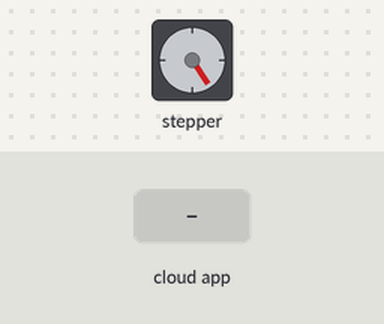
This sketch was run on a simulated ESP8266 (NodeMCU). On the bench: stepper motor. Inputs (shaded band) come from the test bench. WiFi joins after 1.5 s; servers stay silent unless stated; the Firebase database answers and starts empty; stepper angles assume 64 steps per turn; what the sketch prints to the serial monitor is not drawn.

Above: at 3.2 s.
3.3 s: the phone or cloud app sets pagarGeser to 1
At 4.4 s:
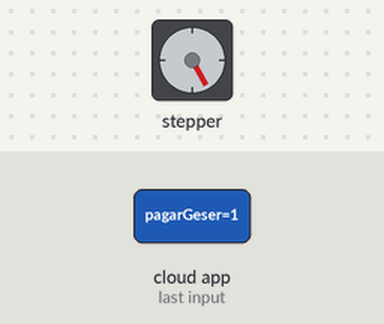
12.3 s: the phone or cloud app sets pagarGeser to 0
At 14.9 s:
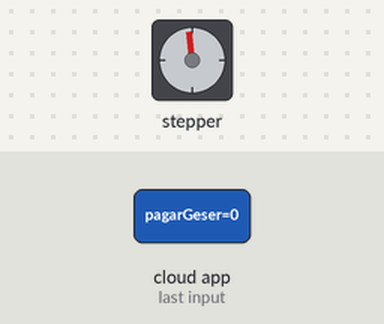
Timing chart, 0 to 24.3 s (numbered marks = the images above; inputs shaded):
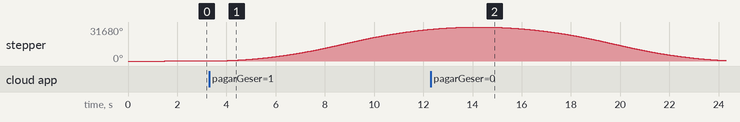

Measured:
- after the input at 3.3 s, stepper: keeps turning clockwise at about 3311°/s, starting after 0.10 s

The sketch:

PagarGeser.ino
```cpp
#include <ESP8266WiFi.h>
#include <AccelStepper.h>
#include <FirebaseESP8266.h>


#define FIREBASE_HOST "*"
#define FIREBASE_AUTH "*"
#define WIFI_SSID "*"
#define WIFI_PASSWORD "*"
#define pathGate "/aish/kontrol/pagarGeser"

FirebaseData firebaseData;

/*
   28BYJ-48 motor has 5.625 degrees per step
   360 degrees / 5.625 = 64 steps per revolution
   Example with degreeToSteps(45):
   (64 / 5.625) * 45 = 512 steps
*/
const uint8_t stepsPerRevolution = 64;
const float degreePerRevolution = 5.625;
const float gearCircumference = 12; //cm
const float gateLength = 16.5; //cm
const byte motorPin1 = D1;
const byte motorPin2 = D2;
const byte motorPin3 = D3;
const byte motorPin4 = D4;
AccelStepper stepper(AccelStepper::HALF4WIRE, motorPin1, motorPin3, motorPin2, motorPin4);

void sendFB(float suhu, float Arus, float Tegangan, float Daya) {
  // set string value
  //  String packet = "";
  //  packet = ( Firebase.setFloat(firebaseData, "MobilIlham/Suhu", suhu) ) ? "Firebase success: " + (String)firebaseData.payload() : "Firebase Error: " + (String)firebaseData.errorReason(); delay(1);
  //  Serial.println(packet);
}

bool getGateFB() {
  if (Firebase.getBool(firebaseData, pathGate)) {
    return firebaseData.boolData();
  } else {
    Serial.println(F("FAILED!"));
    Serial.println(pathGate);
    return false;
  }
}

void setGate(bool direc) {
  int16_t GATE_CLOSE = 0;
  int16_t GATE_OPEN = distanceToSteps(gateLength);
  if (direc) {
    stepper.moveTo(GATE_OPEN);
    while (stepper.currentPosition() != GATE_OPEN) {
      stepper.run();
      yield();
    }
    stepper.stop();
    stepper.runToPosition();
  } else {
    stepper.moveTo(GATE_CLOSE);
    while (stepper.currentPosition() != GATE_CLOSE) {
      stepper.run();
      yield();
    }
    stepper.stop();
    stepper.runToPosition();
  }
}

float degreeToSteps(float deg) {
  return (stepsPerRevolution / degreePerRevolution) * deg;
}

float distanceToSteps(float dist) {
  return degreeToSteps(360.0 / gearCircumference * dist);
}

void setup() {
  Serial.begin(115200);
  stepper.setMaxSpeed(1000.0);
  stepper.setAcceleration(200.0);
  stepper.setSpeed(100);

  WiFi.begin(WIFI_SSID, WIFI_PASSWORD);
  Serial.print("Connecting to ");
  Serial.print(WIFI_SSID);
  Serial.println("");
  while (WiFi.status() != WL_CONNECTED) {
    Serial.print(".");
    delay(500);
  }
  Serial.println();
  Serial.print("Connected to ");
  Serial.println(WIFI_SSID);
  Serial.print("IP Address is : ");
  Serial.println(WiFi.localIP());

  Firebase.begin(FIREBASE_HOST, FIREBASE_AUTH);
  Firebase.reconnectWiFi(true);
  //Set database read timeout to 1 minute (max 15 minutes)
  Firebase.setReadTimeout(firebaseData, 1000 * 60);
  //tiny, small, medium, large and unlimited.
  //Size and its write timeout e.g. tiny (1s), small (10s), medium (30s) and large (60s).
  Firebase.setwriteSizeLimit(firebaseData, "small");
  Firebase.setFloatDigits(2);
  Firebase.setDoubleDigits(6);
  Serial.println("Set gate: false");
  setGate(false);
  Serial.println("Setup done.");
}
bool gateTmp = false;
void loop() {
  bool newGate = getGateFB();
  if (gateTmp != newGate) {
    setGate(newGate);
    gateTmp = newGate;
    Serial.print("Set gate: ");
    Serial.println(gateTmp);
  }
  delay(1);
  yield();
}
```
